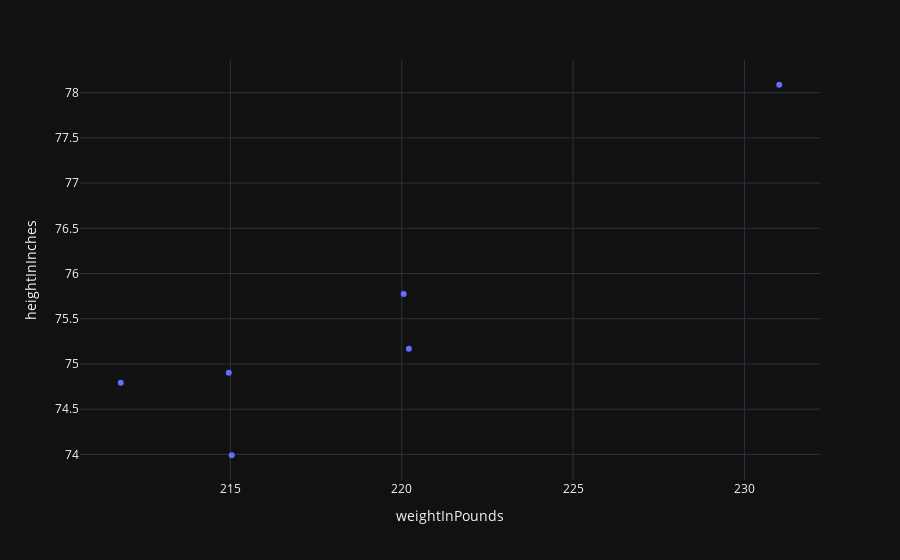

The notebook cell this image was saved under:
### Code cell
fig = px.scatter(BIO_STATS, x='weightInPounds', y='heightInInches', hover_name='playerName')
fig.show()

### Figure 1 — Plotly figure (JSON) as saved in the notebook; plotly's stock layout.template omitted (floating-point values rounded to 4 significant figures)
{"data": [{"hovertemplate": "<b>%{hovertext}</b><br><br>weightInPounds=%{x}<br>heightInInches=%{y}<extra></extra>", "hovertext": ["Jordan Greenway", "Tyson Foerster", "Jordan Staal", "Tomas Hertl", "Charlie Coyle", "Will Cuylle"], "legendgroup": "", "marker": {"color": "#636efa", "symbol": "circle"}, "mode": "markers", "name": "", "orientation": "v", "showlegend": false, "type": "scatter", "x": [231.0, 215.0, 220.1, 220.2, 215.0, 211.8], "xaxis": "x", "y": [78.09, 73.99, 75.77, 75.17, 74.9, 74.79], "yaxis": "y"}], "layout": {"legend": {"tracegroupgap": 0}, "margin": {"t": 60}, "xaxis": {"anchor": "y", "domain": [0, 1], "title": {"text": "weightInPounds"}}, "yaxis": {"anchor": "x", "domain": [0, 1], "title": {"text": "heightInInches"}}}}
